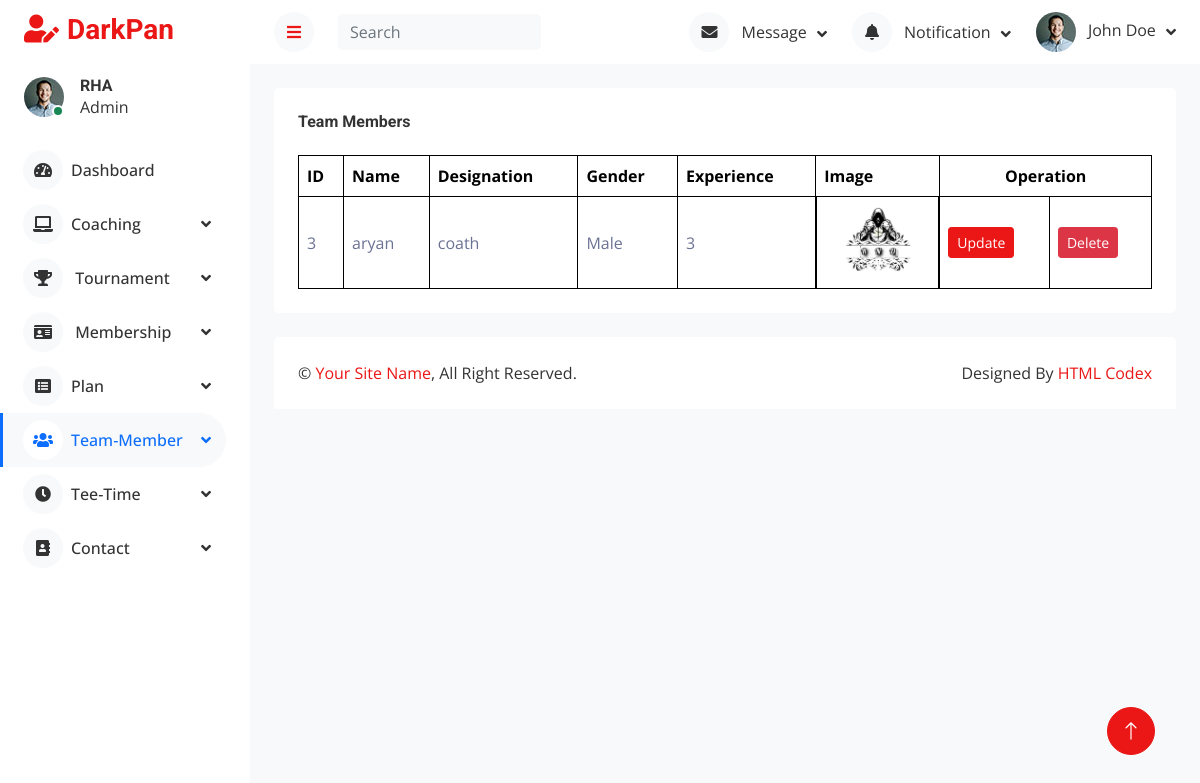
The page /admin/membershow.php on the database its author committed.
### tables this page shows
CREATE TABLE `team` (
  `id` int(50) NOT NULL,
  `name` varchar(25) NOT NULL,
  `designation` varchar(25) NOT NULL,
  `gender` varchar(10) NOT NULL,
  `experience` int(2) NOT NULL,
  `image` varchar(50) NOT NULL
);

### admin/membershow.php (the view, shortened to what this page needs)
<?php
    include "lib/db.php";
    $qry="SELECT * FROM `team`";
    $result=mysqli_query($con,$qry);
?>
<!DOCTYPE html>
<html lang="en">
<head>
    <link href="https://cdnjs.cloudflare.com/ajax/libs/font-awesome/5.10.0/css/all.min.css" rel="stylesheet">
    <link href="https://cdn.jsdelivr.net/npm/bootstrap-icons@1.4.1/font/bootstrap-icons.css" rel="stylesheet">
    <link href="lib/owlcarousel/assets/owl.carousel.min.css" rel="stylesheet">
    <link href="lib/tempusdominus/css/tempusdominus-bootstrap-4.min.css" rel="stylesheet" />
    <link href="css/bootstrap.min.css" rel="stylesheet">
    <link href="css/style.css" rel="stylesheet">
</head>
<body>
    <div class="container-fluid position-relative d-flex p-0">
        <?php include "sidebar.php"; ?>
        <div class="content">
            <?php include "header.php"; ?>
            <div class="container-fluid pt-4 px-4">
                <div class="bg-secondary text-center rounded p-4">
                    <div class="d-flex align-items-center justify-content-between mb-4">
                        <h6 class="mb-0">Team Members</h6>
                    </div>
                    <div class="table-responsive">
                        <table class="table text-start align-middle table-bordered table-hover mb-0">
                            <thead>
                                <tr class="text-dark">
                                    <th scope="col">ID</th>
                                    <th scope="col">Name</th>
                                    <th scope="col">Designation</th>
                                    <th scope="col">Gender</th>
                                    <th scope="col">Experience</th>
                                    <th scope="col">Image</th>
                                    <th scope="col" colspan=2 class="text-center">Operation</th>
                                </tr>
                            </thead>
                            <tbody>
                                <?php while($row=mysqli_fetch_assoc($result)) { ?>
                                <tr>
                                    <td><?php echo $row['id']; ?></td>
                                    <td><?php echo $row['name']; ?></td>
                                    <td><?php echo $row['designation']; ?></td>
                                    <td><?php echo $row['gender']; ?></td>
                                    <td><?php echo $row['experience']; ?></td>
                                    <td style="display:flex;align-items:center;justify-content:center;">
                                        <img src="img/<?php echo $row['image']; ?>" width="75" height="75" style="object-fit: cover; border-radius: 5px;" alt="Teacher Image">
                                    </td>
                                    <td>
                                        <a href="teammem_up.php?id=<?php echo $row['id']?>" class="btn btn-sm btn-primary">Update</a>
                                    </td>
                                    <td>
                                        <a href="mem_del.php?id=<?php echo $row['id']?>" class="btn btn-sm btn-danger" onclick="return confirm('Are you sure?');">Delete</a>
                                    </td>
                                </tr>
                                <?php } ?>
                            </tbody>
                        </table>
                    </div>
                </div>
            </div>
            <div class="container-fluid pt-4 px-4">
                <div class="bg-secondary rounded-top p-4">
                    <div class="row">
                        <div class="col-12 col-sm-6 text-center text-sm-start">
                            &copy; <a href="#">Your Site Name</a>, All Right Reserved.
                        </div>
                        <div class="col-12 col-sm-6 text-center text-sm-end">
                            Designed By <a href="https://htmlcodex.com">HTML Codex</a>
                        </div>
                    </div>
                </div>
            </div>
        </div>
        <a href="#" class="btn btn-lg btn-primary btn-lg-square back-to-top"><i class="bi bi-arrow-up"></i></a>
    </div>
</body>
</html>

### admin/css/style.css (style rules this page uses)
:root { --primary: #0d6efd; --secondary: #ffffff; --light: #6c757d; --dark: #f8f9fa; --text-color: #333333; }
body { color: var(--text-color); background-color: var(--dark); }
.bg-secondary { background-color: var(--secondary) !important; }
.bg-secondary p, .bg-secondary h6 { color: var(--text-color) !important; }
.back-to-top { position: fixed; display: none; right: 45px; bottom: 45px; z-index: 99; }
.btn { transition: .5s; }
.btn-lg-square { width: 48px; height: 48px; }
.btn-square, .btn-sm-square, .btn-lg-square { padding: 0; display: inline-flex; align-items: center; justify-content: center; font-weight: normal; border-radius: 50px; }
.content { margin-left: 250px; min-height: 100vh; background: var(--dark); transition: 0.5s; }
@media (min-width: 992px) { .content { width: calc(100% - 250px); } }

### rows shown on the page
team: id "3", name "aryan", designation "coath", gender "Male", experience "3", image (picture)
